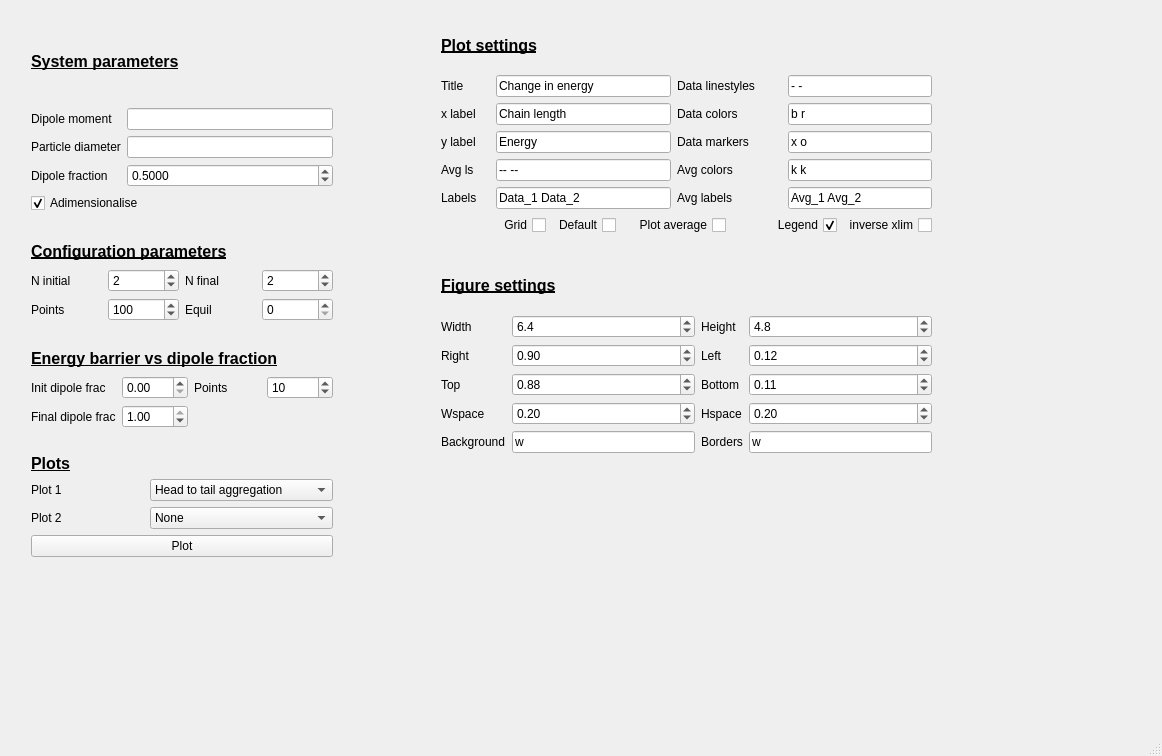
<?xml version="1.0" encoding="UTF-8"?>
<ui version="4.0">
 <class>MainWindow</class>
 <widget class="QMainWindow" name="MainWindow">
  <property name="geometry">
   <rect>
    <x>0</x>
    <y>0</y>
    <width>1162</width>
    <height>756</height>
   </rect>
  </property>
  <property name="windowTitle">
   <string>MagChain Configuration Energy</string>
  </property>
  <widget class="QWidget" name="centralwidget">
   <widget class="QWidget" name="layoutWidget">
    <property name="geometry">
     <rect>
      <x>441</x>
      <y>21</y>
      <width>491</width>
      <height>432</height>
     </rect>
    </property>
    <layout class="QGridLayout" name="gridLayout_8">
     <item row="0" column="0">
      <widget class="QLabel" name="label_46">
       <property name="font">
        <font>
         <pointsize>12</pointsize>
         <weight>75</weight>
         <bold>true</bold>
         <underline>true</underline>
        </font>
       </property>
       <property name="text">
        <string>Plot settings</string>
       </property>
      </widget>
     </item>
     <item row="1" column="0">
      <layout class="QGridLayout" name="gridLayout">
       <item row="0" column="0">
        <widget class="QLabel" name="label_37">
         <property name="text">
          <string>Title</string>
         </property>
        </widget>
       </item>
       <item row="0" column="1" colspan="3">
        <widget class="QLineEdit" name="title">
         <property name="text">
          <string>Change in energy</string>
         </property>
        </widget>
       </item>
       <item row="0" column="4" colspan="2">
        <widget class="QLabel" name="label_41">
         <property name="text">
          <string>Data linestyles</string>
         </property>
        </widget>
       </item>
       <item row="0" column="6" colspan="2">
        <widget class="QLineEdit" name="data_ls">
         <property name="text">
          <string>- -</string>
         </property>
        </widget>
       </item>
       <item row="1" column="0">
        <widget class="QLabel" name="label_43">
         <property name="text">
          <string>x label</string>
         </property>
        </widget>
       </item>
       <item row="1" column="1" colspan="3">
        <widget class="QLineEdit" name="xlabel">
         <property name="text">
          <string>Chain length</string>
         </property>
        </widget>
       </item>
       <item row="1" column="6" colspan="2">
        <widget class="QLineEdit" name="data_colors">
         <property name="text">
          <string>b r</string>
         </property>
        </widget>
       </item>
       <item row="2" column="0">
        <widget class="QLabel" name="label_42">
         <property name="text">
          <string>y label</string>
         </property>
        </widget>
       </item>
       <item row="2" column="1" colspan="3">
        <widget class="QLineEdit" name="ylabel">
         <property name="text">
          <string>Energy</string>
         </property>
        </widget>
       </item>
       <item row="2" column="4" colspan="2">
        <widget class="QLabel" name="label_9">
         <property name="text">
          <string>Data markers</string>
         </property>
        </widget>
       </item>
       <item row="2" column="6" colspan="2">
        <widget class="QLineEdit" name="data_markers">
         <property name="text">
          <string>x o</string>
         </property>
        </widget>
       </item>
       <item row="3" column="0">
        <widget class="QLabel" name="label_48">
         <property name="text">
          <string>Avg ls</string>
         </property>
        </widget>
       </item>
       <item row="3" column="1" colspan="3">
        <widget class="QLineEdit" name="avg_ls">
         <property name="text">
          <string>-- --</string>
         </property>
        </widget>
       </item>
       <item row="3" column="6" colspan="2">
        <widget class="QLineEdit" name="avg_colors">
         <property name="text">
          <string>k k</string>
         </property>
        </widget>
       </item>
       <item row="4" column="0">
        <widget class="QLabel" name="label_45">
         <property name="text">
          <string>Labels</string>
         </property>
        </widget>
       </item>
       <item row="4" column="1" colspan="3">
        <widget class="QLineEdit" name="data_labels">
         <property name="text">
          <string>Data_1 Data_2</string>
         </property>
        </widget>
       </item>
       <item row="4" column="6" colspan="2">
        <widget class="QLineEdit" name="avg_labels">
         <property name="text">
          <string>Avg_1 Avg_2</string>
         </property>
        </widget>
       </item>
       <item row="5" column="0" colspan="2">
        <widget class="QCheckBox" name="grid">
         <property name="layoutDirection">
          <enum>Qt::RightToLeft</enum>
         </property>
         <property name="text">
          <string>Grid</string>
         </property>
        </widget>
       </item>
       <item row="5" column="2">
        <widget class="QCheckBox" name="default_2">
         <property name="layoutDirection">
          <enum>Qt::RightToLeft</enum>
         </property>
         <property name="text">
          <string>Default</string>
         </property>
        </widget>
       </item>
       <item row="5" column="3" colspan="2">
        <widget class="QCheckBox" name="plot_avg">
         <property name="layoutDirection">
          <enum>Qt::RightToLeft</enum>
         </property>
         <property name="text">
          <string>Plot average</string>
         </property>
        </widget>
       </item>
       <item row="5" column="5" colspan="2">
        <widget class="QCheckBox" name="legend">
         <property name="layoutDirection">
          <enum>Qt::RightToLeft</enum>
         </property>
         <property name="text">
          <string>Legend</string>
         </property>
         <property name="checked">
          <bool>true</bool>
         </property>
        </widget>
       </item>
       <item row="5" column="7">
        <widget class="QCheckBox" name="inverse_xlim">
         <property name="layoutDirection">
          <enum>Qt::RightToLeft</enum>
         </property>
         <property name="text">
          <string>inverse xlim</string>
         </property>
        </widget>
       </item>
       <item row="1" column="4" colspan="2">
        <widget class="QLabel" name="label_44">
         <property name="text">
          <string>Data colors</string>
         </property>
        </widget>
       </item>
       <item row="3" column="4" colspan="2">
        <widget class="QLabel" name="label_49">
         <property name="text">
          <string>Avg colors</string>
         </property>
        </widget>
       </item>
       <item row="4" column="4" colspan="2">
        <widget class="QLabel" name="label_12">
         <property name="text">
          <string>Avg labels</string>
         </property>
        </widget>
       </item>
      </layout>
     </item>
     <item row="2" column="0">
      <spacer name="horizontalSpacer_3">
       <property name="orientation">
        <enum>Qt::Horizontal</enum>
       </property>
       <property name="sizeHint" stdset="0">
        <size>
         <width>298</width>
         <height>20</height>
        </size>
       </property>
      </spacer>
     </item>
     <item row="3" column="0">
      <widget class="QLabel" name="label_47">
       <property name="font">
        <font>
         <pointsize>12</pointsize>
         <weight>75</weight>
         <bold>true</bold>
         <underline>true</underline>
        </font>
       </property>
       <property name="text">
        <string>Figure settings</string>
       </property>
      </widget>
     </item>
     <item row="4" column="0">
      <layout class="QGridLayout" name="gridLayout_2">
       <item row="0" column="0">
        <widget class="QLabel" name="label_25">
         <property name="text">
          <string>Width</string>
         </property>
        </widget>
       </item>
       <item row="0" column="1">
        <widget class="QDoubleSpinBox" name="width">
         <property name="decimals">
          <number>1</number>
         </property>
         <property name="singleStep">
          <double>0.100000000000000</double>
         </property>
         <property name="value">
          <double>6.400000000000000</double>
         </property>
        </widget>
       </item>
       <item row="0" column="2">
        <widget class="QLabel" name="label_26">
         <property name="text">
          <string>Height</string>
         </property>
        </widget>
       </item>
       <item row="0" column="3">
        <widget class="QDoubleSpinBox" name="height">
         <property name="decimals">
          <number>1</number>
         </property>
         <property name="singleStep">
          <double>0.100000000000000</double>
         </property>
         <property name="value">
          <double>4.800000000000000</double>
         </property>
        </widget>
       </item>
       <item row="1" column="0">
        <widget class="QLabel" name="label_19">
         <property name="text">
          <string>Right</string>
         </property>
        </widget>
       </item>
       <item row="1" column="1">
        <widget class="QDoubleSpinBox" name="right">
         <property name="maximum">
          <double>1.000000000000000</double>
         </property>
         <property name="singleStep">
          <double>0.010000000000000</double>
         </property>
         <property name="value">
          <double>0.900000000000000</double>
         </property>
        </widget>
       </item>
       <item row="1" column="2">
        <widget class="QLabel" name="label_20">
         <property name="text">
          <string>Left</string>
         </property>
        </widget>
       </item>
       <item row="1" column="3">
        <widget class="QDoubleSpinBox" name="left">
         <property name="maximum">
          <double>1.000000000000000</double>
         </property>
         <property name="singleStep">
          <double>0.010000000000000</double>
         </property>
         <property name="value">
          <double>0.120000000000000</double>
         </property>
        </widget>
       </item>
       <item row="2" column="0">
        <widget class="QLabel" name="label_21">
         <property name="text">
          <string>Top</string>
         </property>
        </widget>
       </item>
       <item row="2" column="1">
        <widget class="QDoubleSpinBox" name="top">
         <property name="maximum">
          <double>1.000000000000000</double>
         </property>
         <property name="singleStep">
          <double>0.010000000000000</double>
         </property>
         <property name="value">
          <double>0.880000000000000</double>
         </property>
        </widget>
       </item>
       <item row="2" column="2">
        <widget class="QLabel" name="label_22">
         <property name="text">
          <string>Bottom</string>
         </property>
        </widget>
       </item>
       <item row="2" column="3">
        <widget class="QDoubleSpinBox" name="bottom">
         <property name="maximum">
          <double>1.000000000000000</double>
         </property>
         <property name="singleStep">
          <double>0.010000000000000</double>
         </property>
         <property name="value">
          <double>0.110000000000000</double>
         </property>
        </widget>
       </item>
       <item row="3" column="0">
        <widget class="QLabel" name="label_23">
         <property name="text">
          <string>Wspace</string>
         </property>
        </widget>
       </item>
       <item row="3" column="1">
        <widget class="QDoubleSpinBox" name="wspace">
         <property name="maximum">
          <double>1.000000000000000</double>
         </property>
         <property name="singleStep">
          <double>0.010000000000000</double>
         </property>
         <property name="value">
          <double>0.200000000000000</double>
         </property>
        </widget>
       </item>
       <item row="3" column="2">
        <widget class="QLabel" name="label_24">
         <property name="text">
          <string>Hspace</string>
         </property>
        </widget>
       </item>
       <item row="3" column="3">
        <widget class="QDoubleSpinBox" name="hspace">
         <property name="maximum">
          <double>1.000000000000000</double>
         </property>
         <property name="singleStep">
          <double>0.010000000000000</double>
         </property>
         <property name="value">
          <double>0.200000000000000</double>
         </property>
        </widget>
       </item>
       <item row="4" column="0">
        <widget class="QLabel" name="label_27">
         <property name="text">
          <string>Background</string>
         </property>
        </widget>
       </item>
       <item row="4" column="1">
        <widget class="QLineEdit" name="background">
         <property name="text">
          <string>w</string>
         </property>
        </widget>
       </item>
       <item row="4" column="2">
        <widget class="QLabel" name="label_28">
         <property name="text">
          <string>Borders</string>
         </property>
        </widget>
       </item>
       <item row="4" column="3">
        <widget class="QLineEdit" name="borders">
         <property name="text">
          <string>w</string>
         </property>
        </widget>
       </item>
      </layout>
     </item>
    </layout>
   </widget>
   <widget class="QWidget" name="layoutWidget">
    <property name="geometry">
     <rect>
      <x>31</x>
      <y>21</y>
      <width>302</width>
      <height>536</height>
     </rect>
    </property>
    <layout class="QGridLayout" name="gridLayout_7">
     <item row="0" column="0">
      <widget class="QLabel" name="label">
       <property name="font">
        <font>
         <pointsize>12</pointsize>
         <weight>75</weight>
         <bold>true</bold>
         <underline>true</underline>
        </font>
       </property>
       <property name="text">
        <string>System parameters</string>
       </property>
      </widget>
     </item>
     <item row="1" column="0">
      <layout class="QGridLayout" name="gridLayout_3">
       <item row="0" column="0">
        <widget class="QLabel" name="label_2">
         <property name="text">
          <string>Dipole moment</string>
         </property>
        </widget>
       </item>
       <item row="0" column="1">
        <widget class="QLineEdit" name="m"/>
       </item>
       <item row="1" column="0">
        <widget class="QLabel" name="label_3">
         <property name="text">
          <string>Particle diameter</string>
         </property>
        </widget>
       </item>
       <item row="1" column="1">
        <widget class="QLineEdit" name="d"/>
       </item>
       <item row="2" column="0">
        <widget class="QLabel" name="label_14">
         <property name="text">
          <string>Dipole fraction</string>
         </property>
        </widget>
       </item>
       <item row="2" column="1">
        <widget class="QDoubleSpinBox" name="dipole_fraction">
         <property name="decimals">
          <number>4</number>
         </property>
         <property name="maximum">
          <double>1.000000000000000</double>
         </property>
         <property name="value">
          <double>0.500000000000000</double>
         </property>
        </widget>
       </item>
       <item row="3" column="0" colspan="2">
        <widget class="QCheckBox" name="adimensionalise">
         <property name="layoutDirection">
          <enum>Qt::LeftToRight</enum>
         </property>
         <property name="text">
          <string>Adimensionalise</string>
         </property>
         <property name="checked">
          <bool>true</bool>
         </property>
        </widget>
       </item>
      </layout>
     </item>
     <item row="2" column="0">
      <spacer name="horizontalSpacer_4">
       <property name="orientation">
        <enum>Qt::Horizontal</enum>
       </property>
       <property name="sizeHint" stdset="0">
        <size>
         <width>298</width>
         <height>20</height>
        </size>
       </property>
      </spacer>
     </item>
     <item row="3" column="0">
      <layout class="QGridLayout" name="gridLayout_4">
       <item row="1" column="0">
        <widget class="QLabel" name="label_5">
         <property name="text">
          <string>N initial</string>
         </property>
        </widget>
       </item>
       <item row="1" column="1">
        <widget class="QSpinBox" name="N0">
         <property name="minimum">
          <number>1</number>
         </property>
         <property name="maximum">
          <number>1000000</number>
         </property>
         <property name="value">
          <number>2</number>
         </property>
        </widget>
       </item>
       <item row="1" column="2">
        <widget class="QLabel" name="label_6">
         <property name="text">
          <string>N final</string>
         </property>
        </widget>
       </item>
       <item row="1" column="3">
        <widget class="QSpinBox" name="Nf">
         <property name="minimum">
          <number>1</number>
         </property>
         <property name="maximum">
          <number>1000000</number>
         </property>
         <property name="value">
          <number>2</number>
         </property>
        </widget>
       </item>
       <item row="2" column="0">
        <widget class="QLabel" name="label_7">
         <property name="text">
          <string>Points</string>
         </property>
        </widget>
       </item>
       <item row="2" column="1">
        <widget class="QSpinBox" name="points">
         <property name="minimum">
          <number>2</number>
         </property>
         <property name="maximum">
          <number>1000000</number>
         </property>
         <property name="value">
          <number>100</number>
         </property>
        </widget>
       </item>
       <item row="2" column="2">
        <widget class="QLabel" name="label_8">
         <property name="text">
          <string>Equil</string>
         </property>
        </widget>
       </item>
       <item row="2" column="3">
        <widget class="QSpinBox" name="equil">
         <property name="maximum">
          <number>1000000</number>
         </property>
        </widget>
       </item>
       <item row="0" column="0" colspan="4">
        <widget class="QLabel" name="label_4">
         <property name="font">
          <font>
           <pointsize>12</pointsize>
           <weight>75</weight>
           <bold>true</bold>
           <underline>true</underline>
          </font>
         </property>
         <property name="text">
          <string>Configuration parameters</string>
         </property>
        </widget>
       </item>
      </layout>
     </item>
     <item row="4" column="0">
      <spacer name="horizontalSpacer_2">
       <property name="orientation">
        <enum>Qt::Horizontal</enum>
       </property>
       <property name="sizeHint" stdset="0">
        <size>
         <width>288</width>
         <height>20</height>
        </size>
       </property>
      </spacer>
     </item>
     <item row="5" column="0">
      <layout class="QGridLayout" name="gridLayout_5">
       <item row="0" column="0" colspan="4">
        <widget class="QLabel" name="label_18">
         <property name="font">
          <font>
           <pointsize>12</pointsize>
           <weight>75</weight>
           <bold>true</bold>
           <underline>true</underline>
          </font>
         </property>
         <property name="text">
          <string>Energy barrier vs dipole fraction</string>
         </property>
        </widget>
       </item>
       <item row="1" column="0">
        <widget class="QLabel" name="label_16">
         <property name="text">
          <string>Init dipole frac</string>
         </property>
        </widget>
       </item>
       <item row="1" column="1">
        <widget class="QDoubleSpinBox" name="init_dipole">
         <property name="maximum">
          <double>1.000000000000000</double>
         </property>
        </widget>
       </item>
       <item row="1" column="2">
        <widget class="QLabel" name="label_15">
         <property name="text">
          <string>Points</string>
         </property>
        </widget>
       </item>
       <item row="1" column="3">
        <widget class="QSpinBox" name="points_dipole">
         <property name="minimum">
          <number>2</number>
         </property>
         <property name="maximum">
          <number>1000</number>
         </property>
         <property name="value">
          <number>10</number>
         </property>
        </widget>
       </item>
       <item row="2" column="0">
        <widget class="QLabel" name="label_17">
         <property name="text">
          <string>Final dipole frac</string>
         </property>
        </widget>
       </item>
       <item row="2" column="1">
        <widget class="QDoubleSpinBox" name="final_dipole">
         <property name="maximum">
          <double>1.000000000000000</double>
         </property>
         <property name="value">
          <double>1.000000000000000</double>
         </property>
        </widget>
       </item>
      </layout>
     </item>
     <item row="6" column="0">
      <spacer name="horizontalSpacer">
       <property name="orientation">
        <enum>Qt::Horizontal</enum>
       </property>
       <property name="sizeHint" stdset="0">
        <size>
         <width>288</width>
         <height>20</height>
        </size>
       </property>
      </spacer>
     </item>
     <item row="7" column="0">
      <layout class="QGridLayout" name="gridLayout_6">
       <item row="0" column="0">
        <widget class="QLabel" name="label_13">
         <property name="font">
          <font>
           <pointsize>12</pointsize>
           <weight>75</weight>
           <bold>true</bold>
           <underline>true</underline>
          </font>
         </property>
         <property name="text">
          <string>Plots</string>
         </property>
        </widget>
       </item>
       <item row="1" column="0">
        <widget class="QLabel" name="label_10">
         <property name="text">
          <string>Plot 1</string>
         </property>
        </widget>
       </item>
       <item row="1" column="1">
        <widget class="QComboBox" name="plot_type">
         <item>
          <property name="text">
           <string>Head to tail aggregation</string>
          </property>
         </item>
         <item>
          <property name="text">
           <string>Lateral aggregation</string>
          </property>
         </item>
         <item>
          <property name="text">
           <string>Add dipole progression</string>
          </property>
         </item>
         <item>
          <property name="text">
           <string>Energy barrier</string>
          </property>
         </item>
         <item>
          <property name="text">
           <string>Energy barrier vs dipole frac</string>
          </property>
         </item>
         <item>
          <property name="text">
           <string>Add dipole middle chain</string>
          </property>
         </item>
        </widget>
       </item>
       <item row="2" column="0">
        <widget class="QLabel" name="label_11">
         <property name="text">
          <string>Plot 2</string>
         </property>
        </widget>
       </item>
       <item row="2" column="1">
        <widget class="QComboBox" name="plot_type_2">
         <item>
          <property name="text">
           <string>None</string>
          </property>
         </item>
         <item>
          <property name="text">
           <string>Head to tail aggregation</string>
          </property>
         </item>
         <item>
          <property name="text">
           <string>Lateral aggregation</string>
          </property>
         </item>
         <item>
          <property name="text">
           <string>Add dipole progression</string>
          </property>
         </item>
         <item>
          <property name="text">
           <string>Energy barrier</string>
          </property>
         </item>
         <item>
          <property name="text">
           <string>Energy barrier vs dipole frac</string>
          </property>
         </item>
         <item>
          <property name="text">
           <string>Add dipole middle chain</string>
          </property>
         </item>
        </widget>
       </item>
       <item row="3" column="0" colspan="2">
        <widget class="QPushButton" name="plot">
         <property name="text">
          <string>Plot</string>
         </property>
        </widget>
       </item>
      </layout>
     </item>
    </layout>
   </widget>
  </widget>
  <widget class="QMenuBar" name="menubar">
   <property name="geometry">
    <rect>
     <x>0</x>
     <y>0</y>
     <width>1162</width>
     <height>25</height>
    </rect>
   </property>
  </widget>
  <widget class="QStatusBar" name="statusbar"/>
 </widget>
 <resources/>
 <connections/>
</ui>
